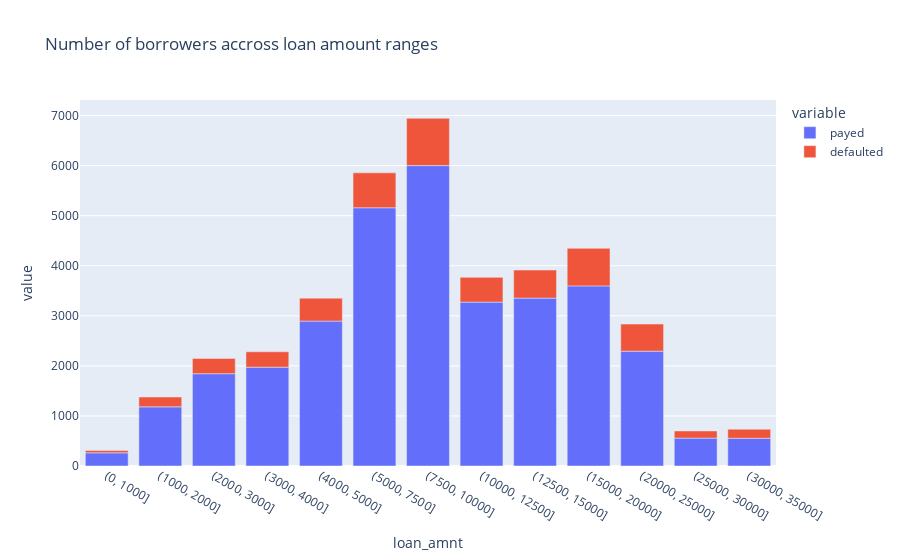
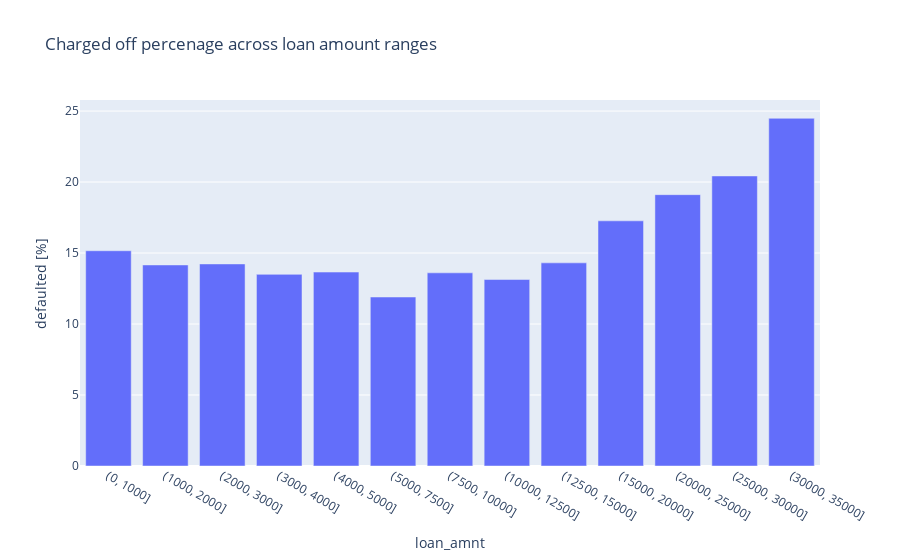

Notebook code for these charts, in order:
### Markdown cell above
### <a id='2.2.1'>2.2.1 Loan amount</a>

### Code cell
# create bins
bins = [0, 1000, 2000,3000, 4000, 5000, 7500, 10000, 12500, 15000, 20000, 25000, 30000, 35000]
# perform the binned analysis for continious var
results = segmented_analysis_binned(loan_filtered, 'loan_amnt', bins)
# plot bar chart to visualise payed - defaulted count
fig = px.bar(results.count_of_feature, title="Number of borrowers accross loan amount ranges")
fig2 = px.bar(results.defaulted_ratio, y="defaulted [%]", title="Charged off percenage across loan amount ranges")
fig.show()
fig2.show()

### Figure 1 — Plotly figure (JSON) as saved in the notebook; plotly's stock layout.template omitted (floating-point values rounded to 4 significant figures)
{"data": [{"hovertemplate": "variable=payed<br>loan_amnt=%{x}<br>value=%{y}<extra></extra>", "legendgroup": "payed", "marker": {"color": "#636efa", "pattern": {"shape": ""}}, "name": "payed", "orientation": "v", "showlegend": true, "textposition": "auto", "type": "bar", "x": ["(0, 1000]", "(1000, 2000]", "(2000, 3000]", "(3000, 4000]", "(4000, 5000]", "(5000, 7500]", "(7500, 10000]", "(10000, 12500]", "(12500, 15000]", "(15000, 20000]", "(20000, 25000]", "(25000, 30000]", "(30000, 35000]"], "xaxis": "x", "y": [263, 1182, 1844, 1974, 2895, 5159, 6001, 3274, 3354, 3598, 2294, 557, 555], "yaxis": "y"}, {"hovertemplate": "variable=defaulted<br>loan_amnt=%{x}<br>value=%{y}<extra></extra>", "legendgroup": "defaulted", "marker": {"color": "#EF553B", "pattern": {"shape": ""}}, "name": "defaulted", "orientation": "v", "showlegend": true, "textposition": "auto", "type": "bar", "x": ["(0, 1000]", "(1000, 2000]", "(2000, 3000]", "(3000, 4000]", "(4000, 5000]", "(5000, 7500]", "(7500, 10000]", "(10000, 12500]", "(12500, 15000]", "(15000, 20000]", "(20000, 25000]", "(25000, 30000]", "(30000, 35000]"], "xaxis": "x", "y": [47, 195, 306, 308, 458, 697, 945, 495, 560, 751, 542, 143, 180], "yaxis": "y"}], "layout": {"barmode": "relative", "legend": {"title": {"text": "variable"}, "tracegroupgap": 0}, "title": {"text": "Number of borrowers accross loan amount ranges"}, "xaxis": {"anchor": "y", "domain": [0, 1], "title": {"text": "loan_amnt"}}, "yaxis": {"anchor": "x", "domain": [0, 1], "title": {"text": "value"}}}}

### Figure 2 — Plotly figure (JSON) as saved in the notebook; plotly's stock layout.template omitted (floating-point values rounded to 4 significant figures)
{"data": [{"hovertemplate": "loan_amnt=%{x}<br>defaulted [%]=%{y}<extra></extra>", "legendgroup": "", "marker": {"color": "#636efa", "pattern": {"shape": ""}}, "name": "", "orientation": "v", "showlegend": false, "textposition": "auto", "type": "bar", "x": ["(0, 1000]", "(1000, 2000]", "(2000, 3000]", "(3000, 4000]", "(4000, 5000]", "(5000, 7500]", "(7500, 10000]", "(10000, 12500]", "(12500, 15000]", "(15000, 20000]", "(20000, 25000]", "(25000, 30000]", "(30000, 35000]"], "xaxis": "x", "y": [15.16, 14.16, 14.23, 13.5, 13.66, 11.9, 13.6, 13.13, 14.31, 17.27, 19.11, 20.43, 24.49], "yaxis": "y"}], "layout": {"barmode": "relative", "legend": {"tracegroupgap": 0}, "title": {"text": "Charged off percenage across loan amount ranges"}, "xaxis": {"anchor": "y", "domain": [0, 1], "title": {"text": "loan_amnt"}}, "yaxis": {"anchor": "x", "domain": [0, 1], "title": {"text": "defaulted [%]"}}}}
